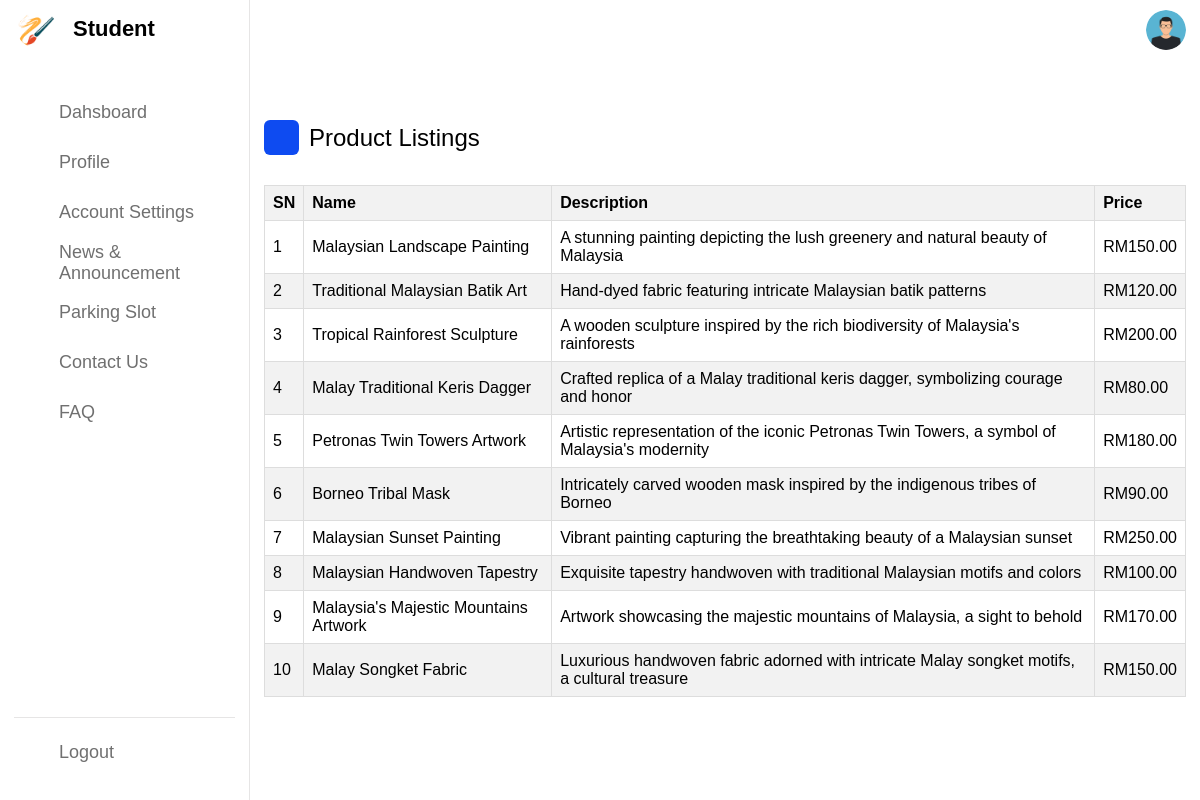
Screenshot of /student/listings.php (signed in) with the database file from the repository.
### tables this page shows
CREATE TABLE `products` (
  `id` int(11) NOT NULL,
  `artist_id` int(11) NOT NULL,
  `name` varchar(255) NOT NULL,
  `description` text DEFAULT NULL,
  `price` decimal(10,2) NOT NULL,
  `created_at` timestamp NOT NULL DEFAULT current_timestamp()
);

### student/listings.php (the view, shortened to what this page needs)
<?php
require_once("include/header.php");
require_once("include/sidebar.php");
require_once("include/connection.php");
$id = $_SESSION['User'];
$sql = "SELECT * FROM products WHERE artist_id = '$id'";
$result = $conn->query($sql);
?>
<div class="dash-content">
    <div class="overview">
        <div class="title">
            <i class="uil uil-tachometer-fast-alt"></i>
            <span class="text">Product Listings</span>
        </div>
        <div class="message-table">
            <table>
                <thead>
                    <tr>
                        <th>SN</th>
                        <th>Name</th>
                        <th>Description</th>
                        <th>Price</th>
                    </tr>
                </thead>
                <tbody>
                    <?php
                    if ($result->num_rows > 0) {
                        while($row = $result->fetch_assoc()) {
                            echo "<tr>";
                            echo "<td>" . $row["id"] . "</td>";
                            echo "<td>" . $row["name"] . "</td>";
                            echo "<td>" . $row["description"] . "</td>";
                            echo "<td>RM" . $row["price"] . "</td>";
                            echo "</tr>";
                        }
                    } else {
                        echo "<tr><td colspan='4'>No products found</td></tr>";
                    }
                    ?>
                </tbody>
            </table>
        </div>
    </div>
</div>
<?php require_once("include/footer.php");?>

### student/assets/css/dashboardstyle.css (style rules this page uses)
*, *::before, *::after { margin: 0; padding: 0; box-sizing: border-box; }
body { font-family: 'Poppins', sans-serif; }
:root { --primary-color: #0E4BF1; --panel-color: #FFF; --text-color: #000; --black-light-color: #707070; --border-color: #e6e5e5; --toggle-color: #DDD; --box1-color: #4DA3FF; --box2-color: #FFE6AC; --box3-color: #E7D1FC; --title-icon-color: #fff; }
.dashboard .dash-content { padding-top: 50px; }
.dash-content .title { display: flex; align-items: center; margin: 60px 0 30px 0; }
.dash-content .title i { position: relative; height: 35px; width: 35px; background-color: var(--primary-color); border-radius: 6px; color: var(--title-icon-color); display: flex; align-items: center; justify-content: center; font-size: 24px; }
.dash-content .title .text { font-size: 24px; font-weight: 500; color: var(--text-color); margin-left: 10px; }

### student/assets/css/tablestyle.css (style rules this page uses)
.message-table { margin-top: 20px; }
.message-table table { width: 100%; border-collapse: collapse; }
.message-table th, .message-table td { border: 1px solid #ddd; padding: 8px; text-align: left; }
.message-table th { background-color: #f2f2f2; }
.message-table tbody tr:nth-child(even) { background-color: #f2f2f2; }

### student/assets/css/chatroom.css (style rules this page uses)
body { margin: 0; font-family: Arial, sans-serif; background-color: #f5f5f5; }

### rows the page displays
products: id "1", name "Malaysian Landscape Painting", description "A stunning painting depicting the lush greenery and natural beauty of Malaysia", price "150.00"
products: id "2", name "Traditional Malaysian Batik Art", description "Hand-dyed fabric featuring intricate Malaysian batik patterns", price "120.00"
products: id "3", name "Tropical Rainforest Sculpture", description "A wooden sculpture inspired by the rich biodiversity of Malaysia's rainforests", price "200.00"
products: id "4", name "Malay Traditional Keris Dagger", description "Crafted replica of a Malay traditional keris dagger, symbolizing courage and honor", price "80.00"
products: id "5", name "Petronas Twin Towers Artwork", description "Artistic representation of the iconic Petronas Twin Towers, a symbol of Malaysia's modernity", price "180.00"
products: id "6", name "Borneo Tribal Mask", description "Intricately carved wooden mask inspired by the indigenous tribes of Borneo", price "90.00"
products: id "7", name "Malaysian Sunset Painting", description "Vibrant painting capturing the breathtaking beauty of a Malaysian sunset", price "250.00"
products: id "8", name "Malaysian Handwoven Tapestry", description "Exquisite tapestry handwoven with traditional Malaysian motifs and colors", price "100.00"
products: id "9", name "Malaysia's Majestic Mountains Artwork", description "Artwork showcasing the majestic mountains of Malaysia, a sight to behold", price "170.00"
products: id "10", name "Malay Songket Fabric", description "Luxurious handwoven fabric adorned with intricate Malay songket motifs, a cultural treasure", price "150.00"
